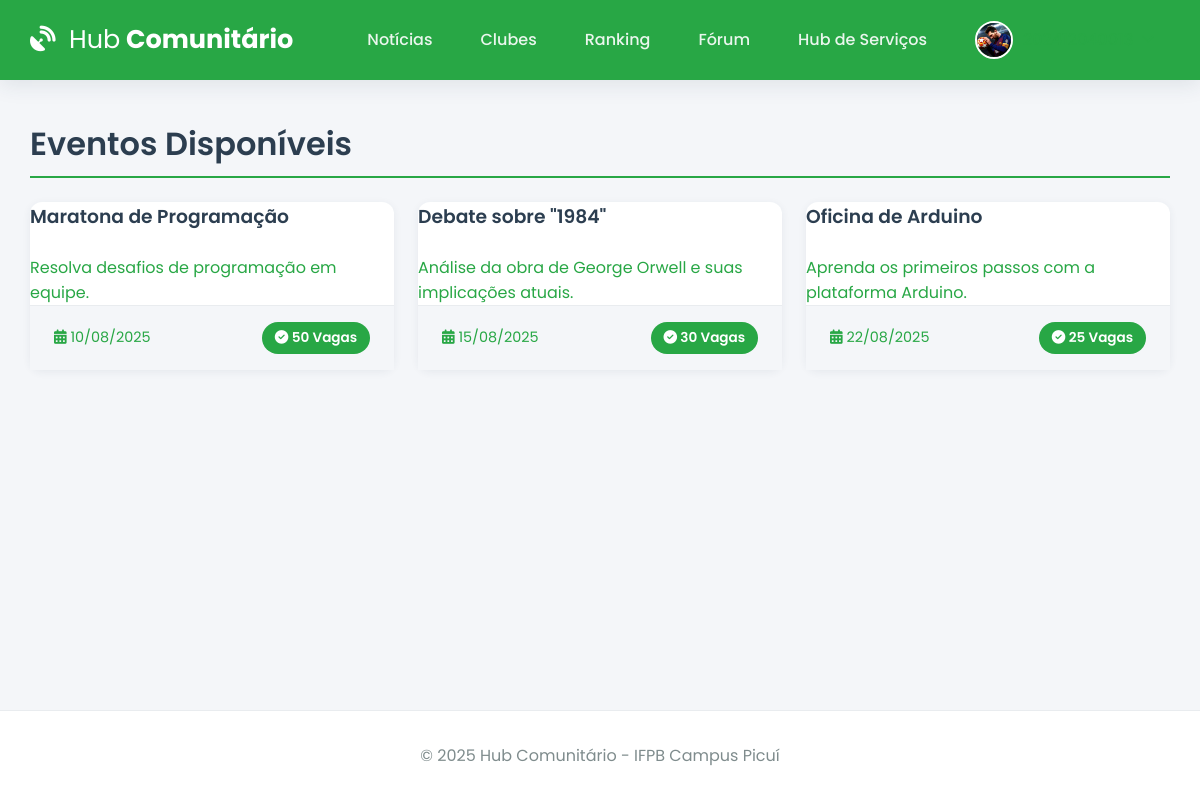
/eventos (signed in), run on the app's committed database.
### app.py (models this page shows, shortened)
class User(db.Model):
    id = db.Column(db.Integer, primary_key=True)
    email = db.Column(db.String(120), unique=True, nullable=False)
    username = db.Column(db.String(12), unique=True, nullable=False)
    password_hash = db.Column(db.String(256), nullable=False)
    image_file = db.Column(db.String(100), nullable=False, default='default.jpg')
    eventos_inscritos = db.relationship('Evento', secondary=inscricao_evento_tabela, back_populates='alunos_inscritos', lazy='dynamic')
    clubes_membro = db.relationship('Clube', secondary=membros_clube_tabela, back_populates='membros', lazy='dynamic')
    topicos_criados = db.relationship('ForumTopico', backref='autor', lazy='dynamic', cascade="all, delete-orphan")
    posts_criados = db.relationship('ForumPost', backref='autor', lazy='dynamic', cascade="all, delete-orphan")

class Evento(db.Model):
    id = db.Column(db.Integer, primary_key=True)
    titulo = db.Column(db.String(200), nullable=False)
    descricao = db.Column(db.Text, nullable=False)
    vagas = db.Column(db.Integer, nullable=False)
    data_evento = db.Column(db.DateTime, nullable=False, default=lambda: datetime.now(timezone.utc))
    clube_id = db.Column(db.Integer, db.ForeignKey('clube.id'), nullable=False)
    alunos_inscritos = db.relationship('User', secondary=inscricao_evento_tabela, back_populates='eventos_inscritos', lazy='dynamic')
    noticias = db.relationship('Noticia', backref='evento', lazy='dynamic', cascade="all, delete-orphan")
    @property
    def vagas_restantes(self):
        return self.vagas - self.alunos_inscritos.count()

### app.py (the view)
@app.route('/eventos')
@login_required
def eventos():
    todos_eventos = Evento.query.order_by(Evento.data_evento.asc()).all()
    return render_template('eventos.html', eventos=todos_eventos)

### app.py (called while the page is built)
@app.before_request
def load_logged_in_user():
    user_id = session.get('user_id')
    g.user = User.query.get(user_id) if user_id else None
    if user_id and g.user is None:
        session.clear()

def login_required(f):
    @wraps(f)
    def decorated_function(*args, **kwargs):
        if g.user is None:
            flash('Você precisa fazer login para acessar esta página.', 'warning')
            return redirect(url_for('login'))
        return f(*args, **kwargs)
    return decorated_function

@app.context_processor
def inject_user_and_year():
    return dict(current_user_data=g.user, current_year=datetime.now(timezone.utc).year)

### templates/eventos.html (shortened to what this page needs)
{% extends 'base.html' %}
{% block content %}
    <h1 class="page-header">Eventos Disponíveis</h1>
    <div class="course-grid">
        {% for evento in eventos %}
            {% include 'partials/evento_card.html' %}
        {% else %}
            <p>Nenhum evento disponível no momento.</p>
        {% endfor %}
    </div>
{% endblock %}

### templates/base.html (shortened to what this page needs)
<!DOCTYPE html>
<html lang="pt-br">
<head>
    <link rel="stylesheet" href="https://cdnjs.cloudflare.com/ajax/libs/font-awesome/6.5.2/css/all.min.css" />
    <link rel="stylesheet" href="{{ url_for('static', filename='css/style.css') }}">
</head>
<body>
    <header class="header">
        <div class="container">
            <nav class="navbar">
                <a class="navbar-brand" href="{{ url_for('noticias') if current_user_data else url_for('login') }}">
                    <i class="fas fa-satellite-dish"></i> <strong>Hub</strong> Comunitário
                </a>
                <div class="nav-links" id="nav-links">
                    {% if current_user_data %}
                        <a class="nav-item" href="{{ url_for('noticias') }}">Notícias</a>
                        <a class="nav-item" href="{{ url_for('clubes') }}">Clubes</a>
                        <a class="nav-item" href="{{ url_for('ranking') }}">Ranking</a>
                        <a class="nav-item" href="{{ url_for('forum') }}">Fórum</a>
                        <a class="nav-item" href="{{ url_for('hub_servicos') }}">Hub de Serviços</a>
                        <div class="nav-item user-menu">
                             <a class="user-menu-trigger" href="#">
                                 <img src="{{ url_for('static', filename='profile_pics/' + current_user_data.image_file) }}" class="nav-profile-image">
                                 <span>{{ current_user_data.username }}</span> <i class="fas fa-chevron-down dropdown-icon"></i>
                            </a>
                        </div>
                    {% else %}
                        <a href="{{ url_for('login') }}" class="nav-item">Entrar</a>
                        <a href="{{ url_for('register') }}" class="nav-item btn btn-outline">Registar</a>
                    {% endif %}
                </div>
            </nav>
        </div>
    </header>
    <main class="container">
        {% block content %}{% endblock %}
    </main>
    <footer class="footer">
        <p>&copy; {{ current_year }} Hub Comunitário - IFPB Campus Picuí</p>
    </footer>
</body>
</html>

### templates/partials/evento_card.html
<a href="{{ url_for('detalhe_evento', evento_id=evento.id) }}" class="card-link">
    <div class="card course-card">
        <h3>{{ evento.titulo }}</h3>
        <p class="text-muted">{{ evento.descricao|truncate(120) }}</p>
        <div class="card-footer">
            <span><i class="fas fa-calendar-alt"></i> {{ evento.data_evento.strftime('%d/%m/%Y') }}</span>
            {% if evento.vagas_restantes > 0 %}
                <span class="vagas-badge vagas-disponiveis"><i class="fas fa-check-circle"></i> {{ evento.vagas_restantes }} Vagas</span>
            {% else %}
                <span class="vagas-badge vagas-esgotadas"><i class="fas fa-times-circle"></i> Esgotado</span>
            {% endif %}
        </div>
    </div>
</a>

### static/css/style.css (style rules this page uses)
:root { --ifpb-green: #28a745; --ifpb-green-dark: #218838; --dark-blue: #2c3e50; --light-gray: #ecf0f1; --medium-gray: #bdc3c7; --text-color: #34495e; --light-text: #7f8c8d; --background-color: #f4f6f9; --surface-color: #ffffff; --border-color: #e9ecef; --font-family-base: 'Poppins', sans-serif; --shadow-sm: 0 2px 8px rgba(44, 62, 80, 0.07); --shadow-md: 0 5px 20px rgba(44, 62, 80, 0.1); --border-radius: 12px; }
* { box-sizing: border-box; margin: 0; padding: 0; }
html { height: 100%; }
body { font-family: var(--font-family-base); background-color: var(--background-color); color: var(--text-color); display: flex; flex-direction: column; min-height: 100%; }
.container { width: 95%; max-width: 1200px; margin: 0 auto; }
main.container { flex-grow: 1; padding-top: 2.5rem; padding-bottom: 2.5rem; }
h1, h2, h3, h4 { font-weight: 600; color: var(--dark-blue); margin-bottom: 1.5rem; }
a { color: var(--ifpb-green); text-decoration: none; transition: color 0.2s; }
.header { background-color: var(--ifpb-green); padding: 0.8rem 0; box-shadow: var(--shadow-md); position: sticky; top: 0; z-index: 1000; }
.navbar { display: flex; justify-content: space-between; align-items: center; }
.navbar-brand { font-weight: 700; font-size: 1.6rem; color: var(--surface-color); }
.navbar-brand i { margin-right: 0.5rem; }
.navbar-brand strong { font-weight: 400; }
.nav-links { display: flex; align-items: center; gap: 1rem; }
.nav-item { color: rgba(255, 255, 255, 0.9); font-weight: 500; padding: 0.5rem 1rem; border-radius: var(--border-radius); transition: background-color 0.2s; }
.nav-profile-image { width: 38px; height: 38px; border-radius: 50%; margin-right: 10px; object-fit: cover; border: 2px solid var(--surface-color); }
.user-menu { position: relative; }
.user-menu-trigger { display: flex; align-items: center; cursor: pointer; }
.user-menu-trigger .dropdown-icon { font-size: 0.8em; margin-left: 0.5rem; transition: transform 0.2s; }
.card { background-color: var(--surface-color); border-radius: var(--border-radius); box-shadow: var(--shadow-sm); transition: all 0.3s ease-in-out; display: flex; flex-direction: column; height: 100%; }
.card .card-footer { padding: 1rem 1.5rem; background-color: var(--background-color); border-top: 1px solid var(--border-color); display: flex; justify-content: space-between; align-items: center; font-size: 0.9rem; }
.course-grid { display: grid; grid-template-columns: repeat(auto-fill, minmax(300px, 1fr)); gap: 1.5rem; }
.vagas-badge, .vagas-badge-lg { background-color: var(--ifpb-green); color: white; padding: 0.4rem 0.8rem; border-radius: 50px; font-size: 0.85rem; font-weight: 600; }
.page-header { border-bottom: 2px solid var(--ifpb-green); padding-bottom: 0.5rem; }
.footer { padding: 2rem 0; background-color: var(--surface-color); text-align: center; margin-top: auto; border-top: 1px solid var(--border-color); }
.footer p { margin: 0; color: var(--light-text); }

### data on the page
User: image_file (picture)
Evento: titulo "Maratona de Programação", descricao "Resolva desafios de programação em equipe.", data_evento "10/08/2025", vagas_restantes "50"
Evento: titulo "Debate sobre \"1984\"", descricao "Análise da obra de George Orwell e suas implicações atuais.", data_evento "15/08/2025", vagas_restantes "30"
Evento: titulo "Oficina de Arduino", descricao "Aprenda os primeiros passos com a plataforma Arduino.", data_evento "22/08/2025", vagas_restantes "25"
